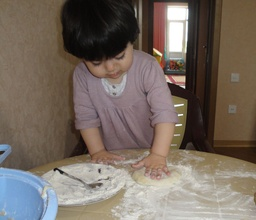
#> input picture image/bakery.jpg, 256 x 220 px, shrunk from 1280 x 1099 before the run, found by its file name
$ python bakery.py
#> lines starting #> are read from the running program, lines starting #| are printed output that depends on the picture
#> further down, img is the input picture: shape (220, 256, 3); mean B, G, R 97, 106.8, 118.7
import cv2
import numpy as np
import io
from PIL import Image
from datetime import datetime as dt
from tqdm import tqdm


def bake(img0):
    H, W, C = img0.shape
#> H = 220; W = 256; C = 3
    img1 = np.zeros((H, W, C))
    for h in range(H):
        for w in range(W):
            for c in range(C):
                if h < H // 2:
                    h0, w0 = H - 1 - 2 * h, W - 1 - w // 2
                else:
                    h0, w0 = 2 * h - H, w // 2
                img1[h][w][c] = img0[h0][w0][c]
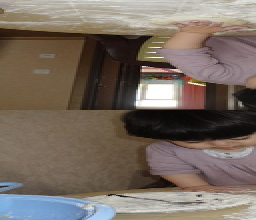
#> img1: shape (220, 256, 3) float64; mean B, G, R 97, 106.8, 118.7
    return img1


images = []
img = cv2.imread("image/bakery.jpg")
for n in tqdm(range(10)):
    r, en = cv2.imencode('.jpg', img)
    buf = io.BytesIO(en)
    images.append(Image.open(buf))
    img = bake(img)
now = dt.now().strftime("%Y%m%d%H%M%S")
name = "image/"+now+".gif"
#> name = 'image/20261205144421.gif'
images[0].save(name, save_all=True,
               append_images=images[1:], duration=1000, loop=0)
buf.close()
